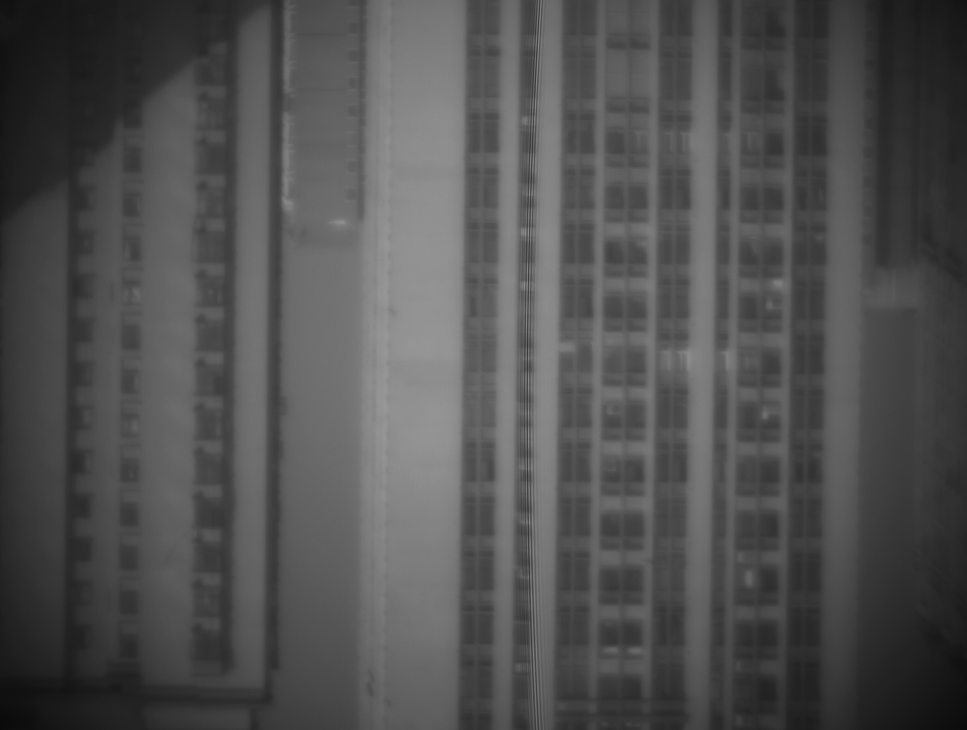
#> input picture semantic/data_raw/imgs/2.png, 967 x 730 px, shrunk from 4024 x 3036 before the run, found by its file name
$ jupyter execute --allow-errors transform_phase.ipynb
#> lines starting #> are read from the running program, lines starting #| are printed output that depends on the picture; long printed decimals are rounded
[cell 1]
import cv2
import numpy as np
import matplotlib.pyplot as plt

# 读取两张图片
image1 = cv2.imread("origin_images/2.png", cv2.IMREAD_GRAYSCALE)
#> image1 is the input picture: shape (730, 967); min 10, max 152, mean 80.5
image2 = cv2.imread("origin_images/222.png", cv2.IMREAD_GRAYSCALE)
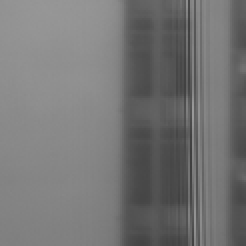
#> input picture semantic/data_clipped/imgs/222.png, 123 x 123 px, shrunk from 512 x 512 before the run, found by its file name (shown 2 times larger)
#> image2 is the input picture: shape (123, 123); min 63, max 154, mean 116.6
#转float
image1 = image1.astype(np.float32)
image2 = image2.astype(np.float32)
#计算图片每列平均灰度并归一化
x1 = np.mean(image1, axis=0)
#> x1 = 967 values, max 132.3 at index 436, min 31.16 at index 0, mean 80.54
x1 = x1 / np.linalg.norm(x1)
#> x1 = 967 values, max 0.0504 at index 436, min 0.0119 at index 0, mean 0.0307
x2 = np.mean(image2, axis=0)
#> x2 = 123 values, max 139 at index 24, min 78.02 at index 92, mean 116.6
x2 = x2 / np.linalg.norm(x2)
#> x2 = 123 values, max 0.105 at index 24, min 0.0591 at index 92, mean 0.0884
#画图
plt.plot(x1)
plt.plot(x2)
plt.show()
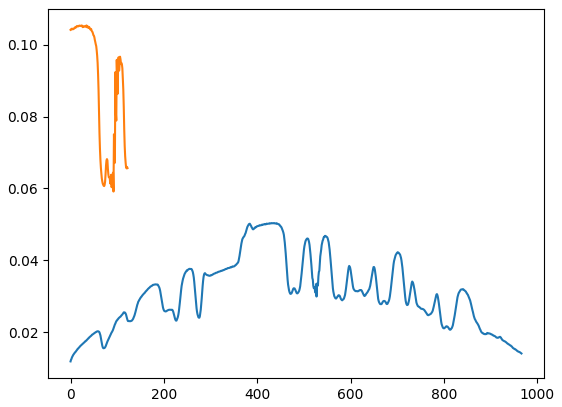
#> figure drawn by matplotlib, 1 panel; curve peaks at x = 436, y = 0.0504; curve peaks at x = 24, y = 0.105

可以看出两张图片列均灰度大体一致，但存在“相位差”,这个相位差就是两个图片的相对位移，只要求出相位差，即可实现大致的匹配。下面求向位差：

原理很简单，假如x1和x2除相位外完全一致，设x1超前相位d，则x1[n]=x2[n+d]，令向量y[n]=x1[n]-x2[n+d]，y的模长为0。

事实上由于各种误差或成像因素，y的模长不可能为0，但很显然当d恰好为相位差时，y的模长取最小值。因此我们可以计算不同d下的y模长，其最小值即为相位差。

[cell 2]
wide = 1000
energy_diff = []
# 分d为负、d=0、d为正三种情况遍历
#> (the rest of this cell did not finish here and is left out)

#> (a cell that did not finish here is left out)

[cell 4]
import cv2
# 读取图像
image = cv2.imread('origin_images/22.png', cv2.IMREAD_GRAYSCALE)
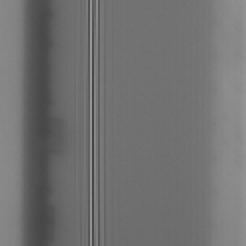
#> input picture semantic/data_clipped/imgs/22.png, 123 x 123 px, shrunk from 512 x 512 before the run, found by its file name (shown 2 times larger)
#> image is the input picture: shape (123, 123); min 68, max 153, mean 113.3
# 获取图像宽度和高度
height, width = image.shape
#> height = 123; width = 123
# 计算左半侧的平均灰度
left_half = image[:, width//3:width // 2]
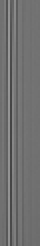
#> left_half: shape (123, 20) (shown 2 times larger); min 68, max 153, mean 112
left_average = left_half.mean()
#> left_average = 112
# 计算右半侧的平均灰度
right_half = image[:, width // 2:(2*width)//3]
right_average = right_half.mean()
#> right_average = 112.5
print(f"左半侧平均灰度: {left_average}")
#| 左半侧平均灰度: 112.015
print(f"右半侧平均灰度: {right_average}")
#| 右半侧平均灰度: 112.503
